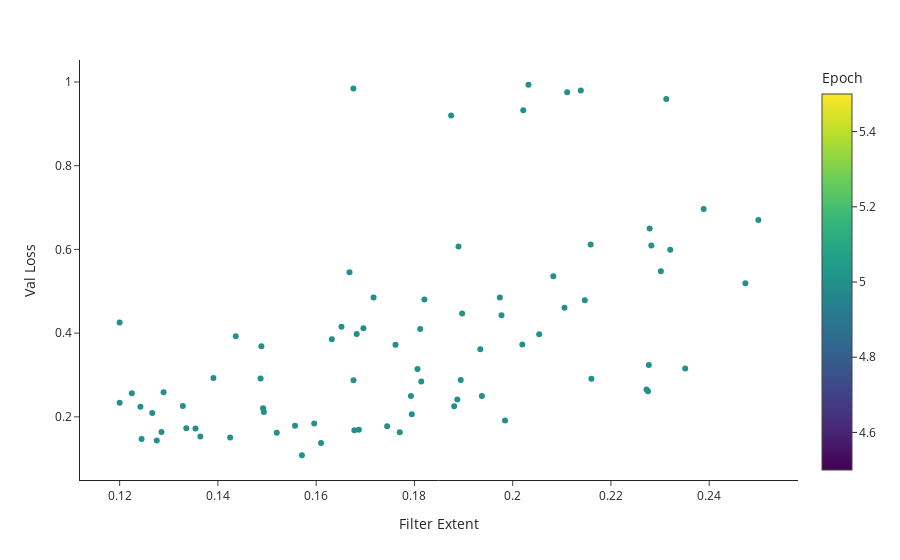

Write notebook code for a chart like this one.
### Code cell
px.scatter(data, x="Filter Extent", y="Val Loss", color="Epoch")
